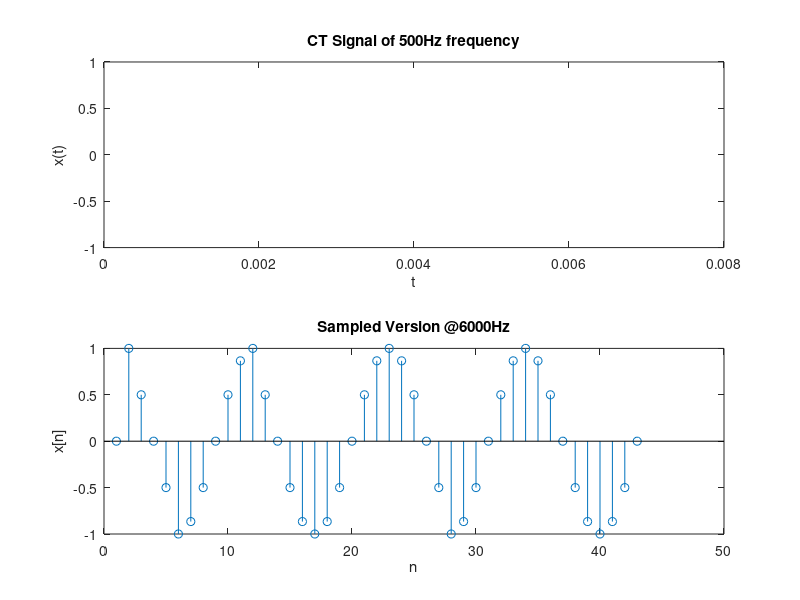
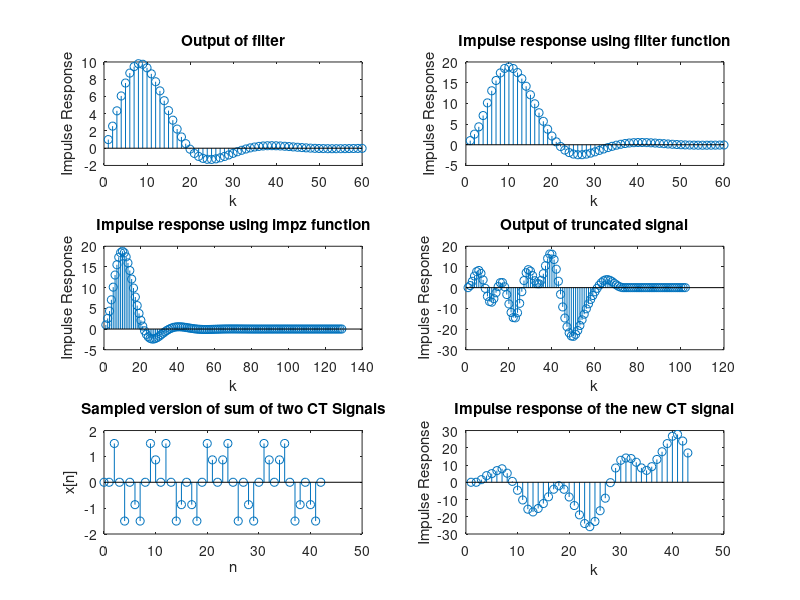
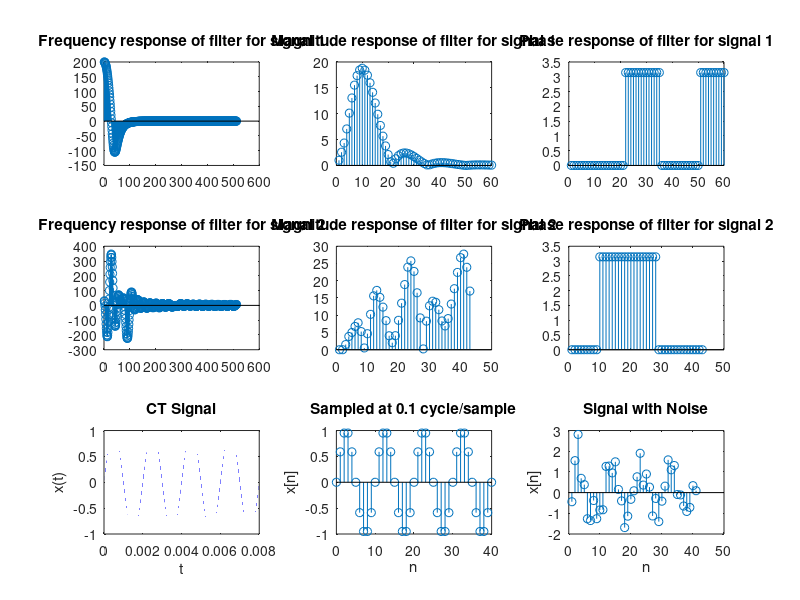

Write the MATLAB code that produced these figures, in order.
%Experiment 2           Date: 29/01/2020

clc;
clear all;
close all;
f = 500;    %signal frequency of 500Hz
fs = 6000;  %sampling frequency of 6kHz
t = linspace(0,1,fs*1000+1); 
t1 = linspace(0,0.008,fs*1000+1);
x = sin(2*pi*f*t);
x1 = sin(2*pi*f*t1);
figure();
subplot(211);
plot(t1,x1);
title("CT Signal of 500Hz frequency");
xlabel t;
ylabel x(t);
%Sampling at 6kHz
x_sampled = [];
k = 1;
for i = 1:length(x)
    if(mod(t(i),1/fs)==0)
        x_sampled(k) = x(i);
        k=k+1;
    end
    if(t(i)>0.008)
        break;
    end
end
subplot(212);
stem(x_sampled);
title("Sampled Version @6000Hz");
xlabel n;
ylabel x[n]
%Output of the filter
y=[1,2.56,4.3336,6.060816,zeros(1,56)];
x2=[1,zeros(1,59)];
for n=5:1:60
    y(n) = x2(n)+x2(n-3)+2.56*y(n-1)-2.22*y(n-2)+0.65*y(n-3);
end
figure()
subplot(321);
stem(y);
title("Output of filter");
ylabel("Impulse Response");
xlabel k;
%Impulse response using filter function
b=[1 0 0 1];
a=[1 -2.56 +2.22 -0.65];
H = filter(b,a,x2);
subplot(322);
stem(H);
title("Impulse response using filter function");
xlabel k;
ylabel("Impulse Response");
%Impulse Response using impz function
H1 = impz(b,a);
subplot(323);
stem(H1);
title("Impulse response using impz function");
xlabel k;
ylabel("Impulse Response");
%Truncating the first 32 points and finding the output
y1 = [];
for i=1:60;
    if(i>31)
        y1(i) = 0;
    else
        y1(i) = y(i);
    end
end
h = conv(y1,x_sampled);
subplot(324);
stem(h);
title("Output of truncated signal");
ylabel("Impulse Response");
xlabel k;
%New input which is summation of two sinusoids
x3 = sin(2*pi*500*t);
x4 = sin(2*pi*1500*t);
x_new = x3+x4;
x_new_sampled = [];
k=1;
for i = 1:length(x_new)
    if(mod(t(i),1/fs)==0)
        x_new_sampled(k) = x_new(i);
        k=k+1;
    end
    if(t(i)>0.008)
        break;
    end
end
subplot(325);
stem(0:length(x_new_sampled)-1,x_new_sampled);
title("Sampled version of sum of two CT Signals");
xlabel n;
ylabel x[n];
%Impulse response of the new input
b=[1 0 0 1];
a=[1 -2.56 +2.22 -0.65];
H1 = filter(b,a,x_new_sampled);
subplot(326);
stem(H1);
title("Impulse response of the new CT signal");
xlabel k;
ylabel("Impulse Response");
figure();
subplot(331)
stem(freqz(H));
title("Frequency response of filter for signal 1");
subplot(334)
stem(freqz(H1));
title("Frequency response of filter for signal 2");
subplot(332)
stem(abs(H));
title("Magnitude response of filter for signal 1");
subplot(333)
stem(angle(H));
title("Phase response of filter for signal 1");
subplot(335)
stem(abs(H1));
title("Magnitude response of filter for signal 2");
subplot(336)
stem(angle(H1));
title("Phase response of filter for signal 2");
%New signal sampled at 0.1 cycle/sample
fs2 = 5000;
t2 = linspace(0,1,fs2*100+1);
t3 = linspace(0,0.008,fs2*100+1);
x5 = sin(2*pi*f*t2);
x6 = sin(2*pi*f*t3);
subplot(337)
plot(t3,x6);
title("CT Signal");
xlabel t;
ylabel x(t);
k = 1;
x5_sampled=[];
for i = 1:length(x5)
    if(mod(t2(i),1/fs2)==0)
        x5_sampled(k) = x5(i);
        k=k+1;
    end
    if(t2(i)>0.008)
        break;
    end
end
subplot(338);
stem(0:length(x5_sampled)-1,x5_sampled);
title("Sampled at 0.1 cycle/sample");
xlabel n;
ylabel x[n];
%Adding Gaussian Noise of 5dB
out = awgn(x5_sampled,5);
subplot(339);
stem(out);
title("Signal with Noise");
xlabel n;
ylabel x[n];






